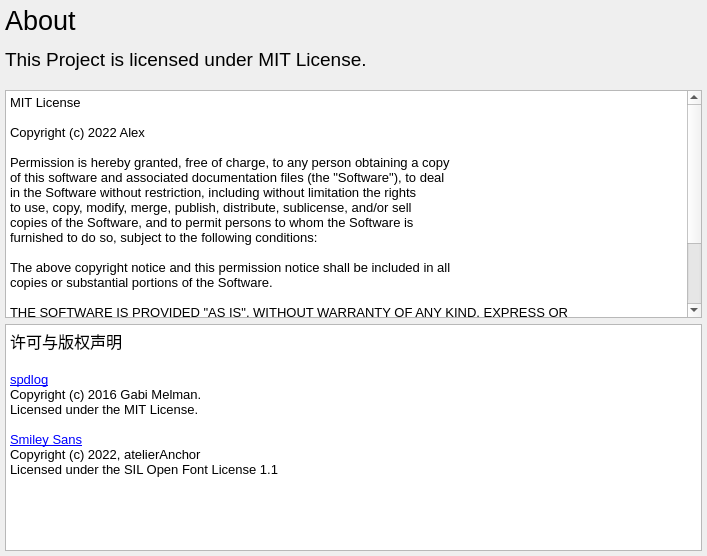
<?xml version="1.0" encoding="UTF-8"?>
<ui version="4.0">
 <class>AboutPage</class>
 <widget class="QWidget" name="AboutPage">
  <property name="geometry">
   <rect>
    <x>0</x>
    <y>0</y>
    <width>707</width>
    <height>556</height>
   </rect>
  </property>
  <property name="windowTitle">
   <string>Form</string>
  </property>
  <layout class="QVBoxLayout" name="verticalLayout">
   <property name="leftMargin">
    <number>5</number>
   </property>
   <property name="topMargin">
    <number>5</number>
   </property>
   <property name="rightMargin">
    <number>5</number>
   </property>
   <property name="bottomMargin">
    <number>5</number>
   </property>
   <item>
    <widget class="QLabel" name="label">
     <property name="text">
      <string>&lt;html&gt;&lt;head/&gt;&lt;body&gt;&lt;p&gt;&lt;span style=&quot; font-family:'Smiley Sans'; font-size:20pt;&quot;&gt;About &lt;/span&gt;&lt;/p&gt;&lt;p&gt;&lt;span style=&quot; font-family:'Smiley Sans'; font-size:14pt;&quot;&gt;This Project is licensed under MIT License. &lt;/span&gt;&lt;br/&gt;&lt;/p&gt;&lt;/body&gt;&lt;/html&gt;</string>
     </property>
    </widget>
   </item>
   <item>
    <widget class="QTextBrowser" name="textBrowser">
     <property name="tabChangesFocus">
      <bool>true</bool>
     </property>
     <property name="html">
      <string>&lt;!DOCTYPE HTML PUBLIC &quot;-//W3C//DTD HTML 4.0//EN&quot; &quot;http://www.w3.org/TR/REC-html40/strict.dtd&quot;&gt;
&lt;html&gt;&lt;head&gt;&lt;meta name=&quot;qrichtext&quot; content=&quot;1&quot; /&gt;&lt;meta charset=&quot;utf-8&quot; /&gt;&lt;style type=&quot;text/css&quot;&gt;
p, li { white-space: pre-wrap; }
hr { height: 1px; border-width: 0; }
li.unchecked::marker { content: &quot;\2610&quot;; }
li.checked::marker { content: &quot;\2612&quot;; }
&lt;/style&gt;&lt;/head&gt;&lt;body style=&quot; font-family:'Microsoft YaHei UI'; font-size:9pt; font-weight:400; font-style:normal;&quot;&gt;
&lt;p style=&quot; margin-top:12px; margin-bottom:0px; margin-left:0px; margin-right:0px; -qt-block-indent:0; text-indent:0px;&quot;&gt;&lt;span style=&quot; font-family:'Courier New'; font-size:10pt;&quot;&gt;MIT License&lt;/span&gt;&lt;/p&gt;
&lt;p style=&quot;-qt-paragraph-type:empty; margin-top:0px; margin-bottom:0px; margin-left:0px; margin-right:0px; -qt-block-indent:0; text-indent:0px; font-family:'Courier New'; font-size:10pt;&quot;&gt;&lt;br /&gt;&lt;/p&gt;
&lt;p style=&quot; margin-top:0px; margin-bottom:0px; margin-left:0px; margin-right:0px; -qt-block-indent:0; text-indent:0px;&quot;&gt;&lt;span style=&quot; font-family:'Courier New'; font-size:10pt;&quot;&gt;Copyright (c) 2022 Alex&lt;/span&gt;&lt;/p&gt;
&lt;p style=&quot;-qt-paragraph-type:empty; margin-top:0px; margin-bottom:0px; margin-left:0px; margin-right:0px; -qt-block-indent:0; text-indent:0px; font-family:'Courier New'; font-size:10pt;&quot;&gt;&lt;br /&gt;&lt;/p&gt;
&lt;p style=&quot; margin-top:0px; margin-bottom:0px; margin-left:0px; margin-right:0px; -qt-block-indent:0; text-indent:0px;&quot;&gt;&lt;span style=&quot; font-family:'Courier New'; font-size:10pt;&quot;&gt;Permission is hereby granted, free of charge, to any person obtaining a copy&lt;/span&gt;&lt;/p&gt;
&lt;p style=&quot; margin-top:0px; margin-bottom:0px; margin-left:0px; margin-right:0px; -qt-block-indent:0; text-indent:0px;&quot;&gt;&lt;span style=&quot; font-family:'Courier New'; font-size:10pt;&quot;&gt;of this software and associated documentation files (the &amp;quot;Software&amp;quot;), to deal&lt;/span&gt;&lt;/p&gt;
&lt;p style=&quot; margin-top:0px; margin-bottom:0px; margin-left:0px; margin-right:0px; -qt-block-indent:0; text-indent:0px;&quot;&gt;&lt;span style=&quot; font-family:'Courier New'; font-size:10pt;&quot;&gt;in the Software without restriction, including without limitation the rights&lt;/span&gt;&lt;/p&gt;
&lt;p style=&quot; margin-top:0px; margin-bottom:0px; margin-left:0px; margin-right:0px; -qt-block-indent:0; text-indent:0px;&quot;&gt;&lt;span style=&quot; font-family:'Courier New'; font-size:10pt;&quot;&gt;to use, copy, modify, merge, publish, distribute, sublicense, and/or sell&lt;/span&gt;&lt;/p&gt;
&lt;p style=&quot; margin-top:0px; margin-bottom:0px; margin-left:0px; margin-right:0px; -qt-block-indent:0; text-indent:0px;&quot;&gt;&lt;span style=&quot; font-family:'Courier New'; font-size:10pt;&quot;&gt;copies of the Software, and to permit persons to whom the Software is&lt;/span&gt;&lt;/p&gt;
&lt;p style=&quot; margin-top:0px; margin-bottom:0px; margin-left:0px; margin-right:0px; -qt-block-indent:0; text-indent:0px;&quot;&gt;&lt;span style=&quot; font-family:'Courier New'; font-size:10pt;&quot;&gt;furnished to do so, subject to the following conditions:&lt;/span&gt;&lt;/p&gt;
&lt;p style=&quot;-qt-paragraph-type:empty; margin-top:0px; margin-bottom:0px; margin-left:0px; margin-right:0px; -qt-block-indent:0; text-indent:0px; font-family:'Courier New'; font-size:10pt;&quot;&gt;&lt;br /&gt;&lt;/p&gt;
&lt;p style=&quot; margin-top:0px; margin-bottom:0px; margin-left:0px; margin-right:0px; -qt-block-indent:0; text-indent:0px;&quot;&gt;&lt;span style=&quot; font-family:'Courier New'; font-size:10pt;&quot;&gt;The above copyright notice and this permission notice shall be included in all&lt;/span&gt;&lt;/p&gt;
&lt;p style=&quot; margin-top:0px; margin-bottom:0px; margin-left:0px; margin-right:0px; -qt-block-indent:0; text-indent:0px;&quot;&gt;&lt;span style=&quot; font-family:'Courier New'; font-size:10pt;&quot;&gt;copies or substantial portions of the Software.&lt;/span&gt;&lt;/p&gt;
&lt;p style=&quot;-qt-paragraph-type:empty; margin-top:0px; margin-bottom:0px; margin-left:0px; margin-right:0px; -qt-block-indent:0; text-indent:0px; font-family:'Courier New'; font-size:10pt;&quot;&gt;&lt;br /&gt;&lt;/p&gt;
&lt;p style=&quot; margin-top:0px; margin-bottom:0px; margin-left:0px; margin-right:0px; -qt-block-indent:0; text-indent:0px;&quot;&gt;&lt;span style=&quot; font-family:'Courier New'; font-size:10pt;&quot;&gt;THE SOFTWARE IS PROVIDED &amp;quot;AS IS&amp;quot;, WITHOUT WARRANTY OF ANY KIND, EXPRESS OR&lt;/span&gt;&lt;/p&gt;
&lt;p style=&quot; margin-top:0px; margin-bottom:0px; margin-left:0px; margin-right:0px; -qt-block-indent:0; text-indent:0px;&quot;&gt;&lt;span style=&quot; font-family:'Courier New'; font-size:10pt;&quot;&gt;IMPLIED, INCLUDING BUT NOT LIMITED TO THE WARRANTIES OF MERCHANTABILITY,&lt;/span&gt;&lt;/p&gt;
&lt;p style=&quot; margin-top:0px; margin-bottom:0px; margin-left:0px; margin-right:0px; -qt-block-indent:0; text-indent:0px;&quot;&gt;&lt;span style=&quot; font-family:'Courier New'; font-size:10pt;&quot;&gt;FITNESS FOR A PARTICULAR PURPOSE AND NONINFRINGEMENT. IN NO EVENT SHALL THE&lt;/span&gt;&lt;/p&gt;
&lt;p style=&quot; margin-top:0px; margin-bottom:0px; margin-left:0px; margin-right:0px; -qt-block-indent:0; text-indent:0px;&quot;&gt;&lt;span style=&quot; font-family:'Courier New'; font-size:10pt;&quot;&gt;AUTHORS OR COPYRIGHT HOLDERS BE LIABLE FOR ANY CLAIM, DAMAGES OR OTHER&lt;/span&gt;&lt;/p&gt;
&lt;p style=&quot; margin-top:0px; margin-bottom:0px; margin-left:0px; margin-right:0px; -qt-block-indent:0; text-indent:0px;&quot;&gt;&lt;span style=&quot; font-family:'Courier New'; font-size:10pt;&quot;&gt;LIABILITY, WHETHER IN AN ACTION OF CONTRACT, TORT OR OTHERWISE, ARISING FROM,&lt;/span&gt;&lt;/p&gt;
&lt;p style=&quot; margin-top:0px; margin-bottom:0px; margin-left:0px; margin-right:0px; -qt-block-indent:0; text-indent:0px;&quot;&gt;&lt;span style=&quot; font-family:'Courier New'; font-size:10pt;&quot;&gt;OUT OF OR IN CONNECTION WITH THE SOFTWARE OR THE USE OR OTHER DEALINGS IN THE&lt;/span&gt;&lt;/p&gt;
&lt;p style=&quot; margin-top:0px; margin-bottom:12px; margin-left:0px; margin-right:0px; -qt-block-indent:0; text-indent:0px;&quot;&gt;&lt;span style=&quot; font-family:'Courier New'; font-size:10pt;&quot;&gt;SOFTWARE.&lt;/span&gt;&lt;/p&gt;&lt;/body&gt;&lt;/html&gt;</string>
     </property>
     <property name="overwriteMode">
      <bool>false</bool>
     </property>
    </widget>
   </item>
   <item>
    <widget class="QTextBrowser" name="textBrowser_2">
     <property name="readOnly">
      <bool>true</bool>
     </property>
     <property name="html">
      <string>&lt;!DOCTYPE HTML PUBLIC &quot;-//W3C//DTD HTML 4.0//EN&quot; &quot;http://www.w3.org/TR/REC-html40/strict.dtd&quot;&gt;
&lt;html&gt;&lt;head&gt;&lt;meta name=&quot;qrichtext&quot; content=&quot;1&quot; /&gt;&lt;meta charset=&quot;utf-8&quot; /&gt;&lt;style type=&quot;text/css&quot;&gt;
p, li { white-space: pre-wrap; }
hr { height: 1px; border-width: 0; }
li.unchecked::marker { content: &quot;\2610&quot;; }
li.checked::marker { content: &quot;\2612&quot;; }
&lt;/style&gt;&lt;/head&gt;&lt;body style=&quot; font-family:'Microsoft YaHei UI'; font-size:9pt; font-weight:400; font-style:normal;&quot;&gt;
&lt;p style=&quot; margin-top:0px; margin-bottom:0px; margin-left:0px; margin-right:0px; -qt-block-indent:0; text-indent:0px;&quot;&gt;&lt;span style=&quot; font-size:12pt;&quot;&gt;许可与版权声明&lt;/span&gt;&lt;/p&gt;
&lt;p style=&quot;-qt-paragraph-type:empty; margin-top:0px; margin-bottom:0px; margin-left:0px; margin-right:0px; -qt-block-indent:0; text-indent:0px; font-size:12pt;&quot;&gt;&lt;br /&gt;&lt;/p&gt;
&lt;p style=&quot; margin-top:0px; margin-bottom:0px; margin-left:0px; margin-right:0px; -qt-block-indent:0; text-indent:0px;&quot;&gt;&lt;a href=&quot;https://github.com/gabime/spdlog&quot;&gt;&lt;span style=&quot; font-size:10pt; text-decoration: underline; color:#0000ff;&quot;&gt;spdlog&lt;/span&gt;&lt;/a&gt;&lt;span style=&quot; font-size:10pt;&quot;&gt;	&lt;/span&gt;&lt;/p&gt;
&lt;p style=&quot; margin-top:0px; margin-bottom:0px; margin-left:0px; margin-right:0px; -qt-block-indent:0; text-indent:0px;&quot;&gt;&lt;span style=&quot; font-size:10pt;&quot;&gt;Copyright (c) 2016 Gabi Melman. &lt;/span&gt;&lt;/p&gt;
&lt;p style=&quot; margin-top:0px; margin-bottom:0px; margin-left:0px; margin-right:0px; -qt-block-indent:0; text-indent:0px;&quot;&gt;&lt;span style=&quot; font-size:10pt;&quot;&gt;Licensed under the MIT License.&lt;/span&gt;&lt;/p&gt;
&lt;p style=&quot;-qt-paragraph-type:empty; margin-top:0px; margin-bottom:0px; margin-left:0px; margin-right:0px; -qt-block-indent:0; text-indent:0px; font-size:10pt;&quot;&gt;&lt;br /&gt;&lt;/p&gt;
&lt;p style=&quot; margin-top:0px; margin-bottom:0px; margin-left:0px; margin-right:0px; -qt-block-indent:0; text-indent:0px;&quot;&gt;&lt;a href=&quot;https://github.com/atelier-anchor/smiley-sans&quot;&gt;&lt;span style=&quot; font-size:10pt; text-decoration: underline; color:#0000ff;&quot;&gt;Smiley Sans&lt;/span&gt;&lt;/a&gt;&lt;span style=&quot; font-size:10pt;&quot;&gt; &lt;/span&gt;&lt;/p&gt;
&lt;p style=&quot; margin-top:0px; margin-bottom:0px; margin-left:0px; margin-right:0px; -qt-block-indent:0; text-indent:0px;&quot;&gt;&lt;span style=&quot; font-size:10pt;&quot;&gt;Copyright (c) 2022, atelierAnchor&lt;/span&gt;&lt;/p&gt;
&lt;p style=&quot; margin-top:0px; margin-bottom:0px; margin-left:0px; margin-right:0px; -qt-block-indent:0; text-indent:0px;&quot;&gt;&lt;span style=&quot; font-size:10pt;&quot;&gt;Licensed under the SIL Open Font License 1.1&lt;/span&gt;&lt;/p&gt;
&lt;p style=&quot;-qt-paragraph-type:empty; margin-top:0px; margin-bottom:0px; margin-left:0px; margin-right:0px; -qt-block-indent:0; text-indent:0px; font-size:16pt;&quot;&gt;&lt;br /&gt;&lt;/p&gt;&lt;/body&gt;&lt;/html&gt;</string>
     </property>
    </widget>
   </item>
  </layout>
 </widget>
 <resources/>
 <connections/>
</ui>
